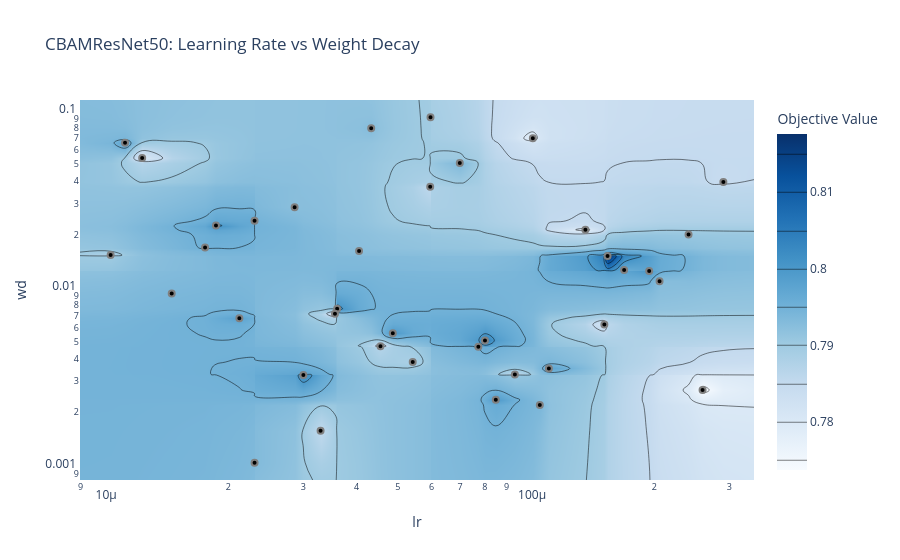

Source (notebook cell):
### Code cell
fig = plot_contour(study_cbam, params=['lr', 'wd'])
fig.update_layout(title=f'{model_name}: Learning Rate vs Weight Decay')
fig.write_image(os.path.join(config.viz_dir, f'{model_name}_contour_lr_wd.png'), scale=2)
fig.show()
